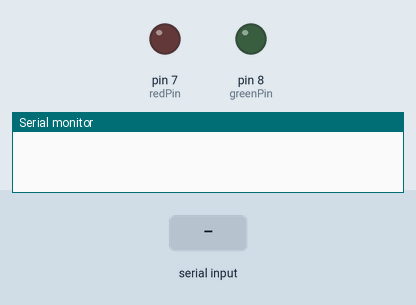
Simulated run of this sketch. Board: Arduino Uno, built with avr-gcc and run on an emulated ATmega328P. Shown: output pins drawn as LEDs (lit = HIGH), the last lines printed to the serial monitor. The test bench sets the inputs (shaded band).

Above: at 1.2 s.
1.3 s: "1" received over Serial
At 2.4 s:
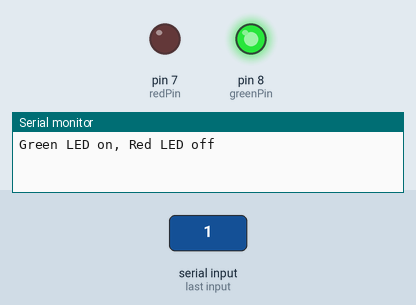
2.8 s: "0" received over Serial
At 3.8 s:
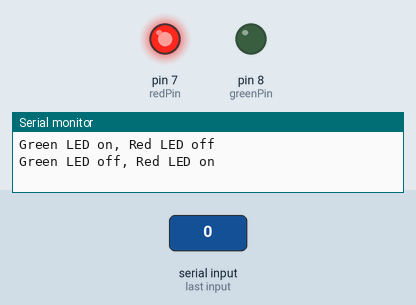
4.7 s: "1" received over Serial
At 4.9 s:
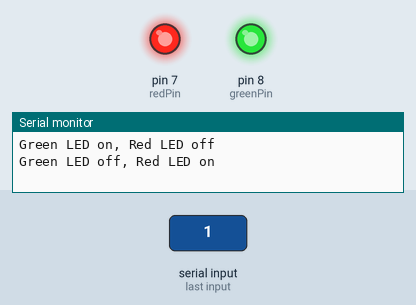
Timing chart, 0 to 7.7 s (numbered marks = the images above; inputs shaded):
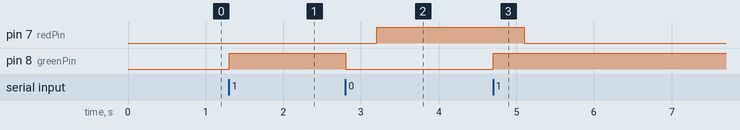

The sketch:

citypulse.ino
```cpp
const int redPin = 7;
const int greenPin = 8;
void setup() {
  pinMode(redPin, OUTPUT);
  pinMode(greenPin, OUTPUT);
  Serial.begin(9600);
}
void loop() {
  if (Serial.available() > 0) {
    // Read the incoming byte
    char incomingByte = Serial.read();
    // If the received byte is '1', turn on the green LED and turn off the red LED
    if (incomingByte == '1') {
      digitalWrite(greenPin, HIGH);
      delay(400);
      digitalWrite(redPin, LOW);
      Serial.println("Green LED on, Red LED off");
    }
    // If the received byte is '0', turn off the green LED and turn on the red LED
    else if (incomingByte == '0') {
      digitalWrite(greenPin, LOW);
         delay(400);
      digitalWrite(redPin, HIGH);
      Serial.println("Green LED off, Red LED on");
    }
  }
}
```

Measured:
- after the input at 1.3 s, pin 8 (greenPin): LOW → HIGH at once
- after the input at 2.8 s, pin 7 (redPin): LOW → HIGH after 0.40 s; pin 8 (greenPin): HIGH → LOW at once
- after the input at 4.7 s, pin 7 (redPin): HIGH → LOW after 0.40 s; pin 8 (greenPin): LOW → HIGH at once
